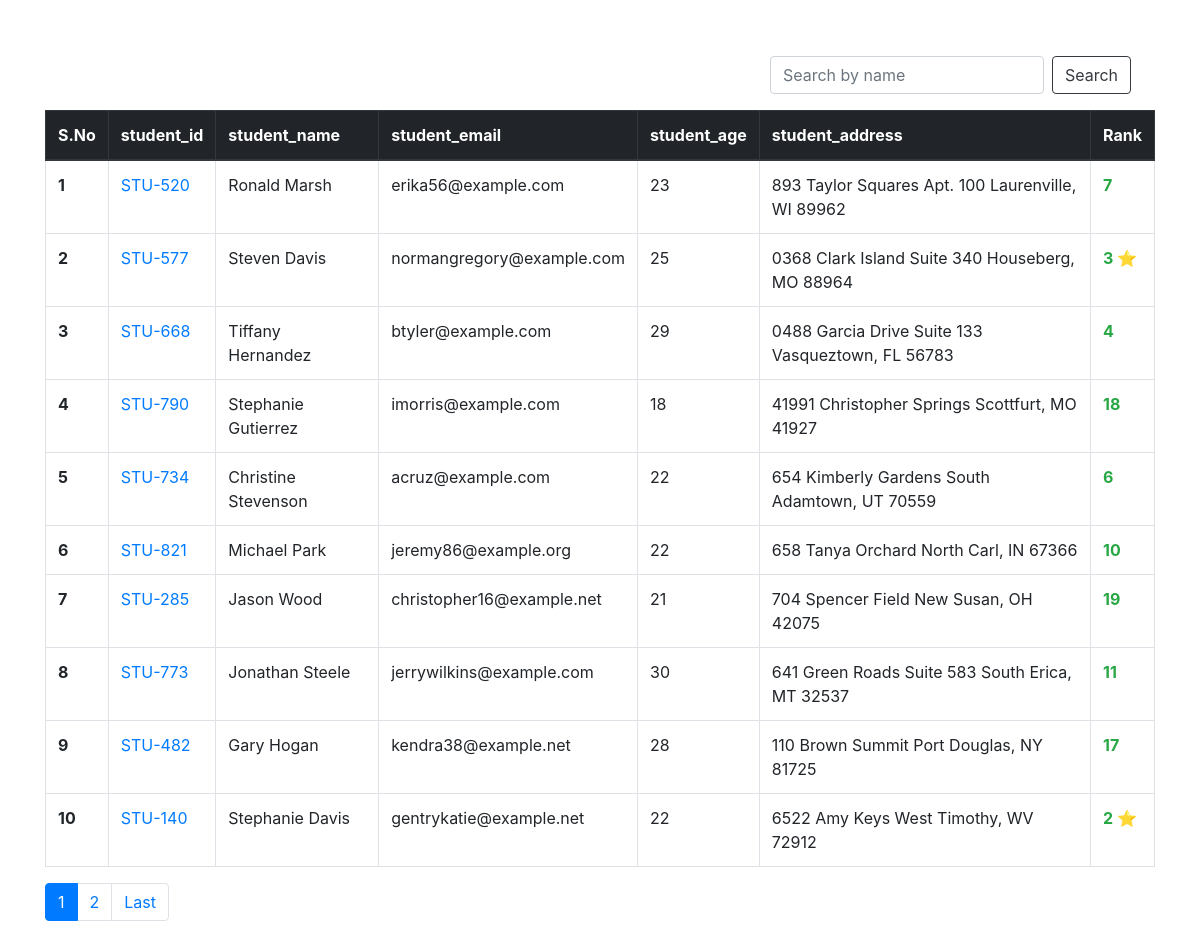
The page / on the database its author committed.
### students/models.py (models this page shows, shortened)
class Student(models.Model):
    student_id = models.OneToOneField(StudentID,related_name='studentid',on_delete=models.CASCADE)
    student_name = models.CharField(max_length=100)
    student_email = models.EmailField(unique=True)
    student_age = models.IntegerField(default=18)
    student_address = models.TextField()

class StudentID(models.Model):
    student_id = models.CharField(max_length=100)
    def __str__(self):
        return self.student_id

class ReportCard(models.Model):
    student = models.ForeignKey(Student,related_name='reportcard', on_delete=models.CASCADE)
    student_rank = models.IntegerField()
    report_date = models.DateField(auto_now_add=True)
    class Meta:
        unique_together = ['student_rank','report_date']

### students/views.py (the view, shortened to what this page needs)
# urls.py: path('',table,name='table'),
def table(request):
    students = Student.objects.all()
    paginator = Paginator(students, 10)  # Show 10 contacts per page.
    page_number = request.GET.get("page")
    page_obj = paginator.get_page(page_number)
    starting_rank = (page_obj.number - 1) * paginator.per_page + 1
    for student in page_obj:
        student.rank = starting_rank
        starting_rank += 1
    context = {
        'students':page_obj,
    }
    return render(request,'table.html',context)

### templates/table.html (shortened to what this page needs)
<!DOCTYPE html>
<html lang="en">
<head>
    <link rel="stylesheet" href="https://cdn.jsdelivr.net/npm/bootstrap@4.1.3/dist/css/bootstrap.min.css">
</head>
<body>
    <div class="container mt-5">
        <nav class="navbar d-flex flex-row-reverse m-2 ">
            <form class=" form-inline" >
              <input class="form-control mr-sm-2" type="text" name="search" placeholder="Search by name">
              <button class="btn btn-outline-dark my-2 my-sm-0" type="submit">Search</button>
            </form>
          </nav>
        <table class="table table-bordered">
            <thead class="thead-dark">
                <tr>
                    <th scope="col">S.No</th>
                    <th scope="col">student_id</th>
                    <th scope="col">student_name</th>
                    <th scope="col">student_email</th>
                    <th scope="col">student_age</th>
                    <th scope="col">student_address</th>
                    <th scope="col">Rank</th>
                </tr>
            </thead>
            <tbody class="">
                {% for s in students %}
                <tr>
                    <th scope="row" >{{s.rank}}</th>
                    <td>
                        <a href="{% url 'seemarks' s.student_id%}">{{s.student_id}}</a>
                    </td>
                    <td>{{s.student_name}}</td>
                    <td>{{s.student_email}}</td>
                    <td>{{s.student_age}}</td>
                    <td>{{s.student_address}}</td>
                    <th class="text-success">
                    {% for r in s.reportcard.all %}
                    {% if r.student_rank == 1 or r.student_rank == 2 or r.student_rank == 3 %}
                    {{ r.student_rank }} ⭐
                    {% else %}
                        {{ r.student_rank }}
                    {% endif %}
                    {% endfor %}
                    </th>
                    {% endfor %}
                </tr>
            </tbody>
        </table>
            <nav aria-label="Page navigation example">
            <ul class="pagination">
                {% for s in students.paginator %}
                {% if s.number == students.number %}
                <li class="page-item active"><a class="page-link" href="?page={{s.number}}">{{s.number}}</a></li>
                {% elif s.number == students.previous_page_number %}
                    <li class="page-item"><a class="page-link" href="?page={{s.number}}">{{s.number}}</a></li>
                {% elif s.number == students.next_page_number %}
                    <li class="page-item"><a class="page-link" href="?page={{s.number}}">{{s.number}}</a></li>
                {% endif %}
                {% endfor %}
                {% if students.has_next %}
                    <li class="page-item"><a class="page-link" href="?page={{ students.paginator.num_pages }}">Last</a></li>
                {% endif %}
            </ul>
            </nav>
    </div>
</body>
</html>

### rows shown on the page
Student: rank "1", student_id "STU-520", student_name "Ronald Marsh", student_email "erika56@example.com", student_age "23", student_address "893 Taylor Squares Apt. 100 Laurenville, WI 89962"
ReportCard: student_rank "7"
Student: rank "2", student_id "STU-577", student_name "Steven Davis", student_email "normangregory@example.com", student_age "25", student_address "0368 Clark Island Suite 340 Houseberg, MO 88964"
ReportCard: student_rank "3"
Student: rank "3", student_id "STU-668", student_name "Tiffany Hernandez", student_email "btyler@example.com", student_age "29", student_address "0488 Garcia Drive Suite 133 Vasqueztown, FL 56783"
ReportCard: student_rank "4"
Student: rank "4", student_id "STU-790", student_name "Stephanie Gutierrez", student_email "imorris@example.com", student_age "18", student_address "41991 Christopher Springs Scottfurt, MO 41927"
ReportCard: student_rank "18"
Student: rank "5", student_id "STU-734", student_name "Christine Stevenson", student_email "acruz@example.com", student_age "22", student_address "654 Kimberly Gardens South Adamtown, UT 70559"
ReportCard: student_rank "6"
Student: rank "6", student_id "STU-821", student_name "Michael Park", student_email "jeremy86@example.org", student_age "22", student_address "658 Tanya Orchard North Carl, IN 67366"
ReportCard: student_rank "10"
Student: rank "7", student_id "STU-285", student_name "Jason Wood", student_email "christopher16@example.net", student_age "21", student_address "704 Spencer Field New Susan, OH 42075"
ReportCard: student_rank "19"
Student: rank "8", student_id "STU-773", student_name "Jonathan Steele", student_email "jerrywilkins@example.com", student_age "30", student_address "641 Green Roads Suite 583 South Erica, MT 32537"
ReportCard: student_rank "11"
Student: rank "9", student_id "STU-482", student_name "Gary Hogan", student_email "kendra38@example.net", student_age "28", student_address "110 Brown Summit Port Douglas, NY 81725"
ReportCard: student_rank "17"
Student: rank "10", student_id "STU-140", student_name "Stephanie Davis", student_email "gentrykatie@example.net", student_age "22", student_address "6522 Amy Keys West Timothy, WV 72912"
ReportCard: student_rank "2"

### other values the page prints
{{ s.number }} "1"
{{ s.number }} "2"
